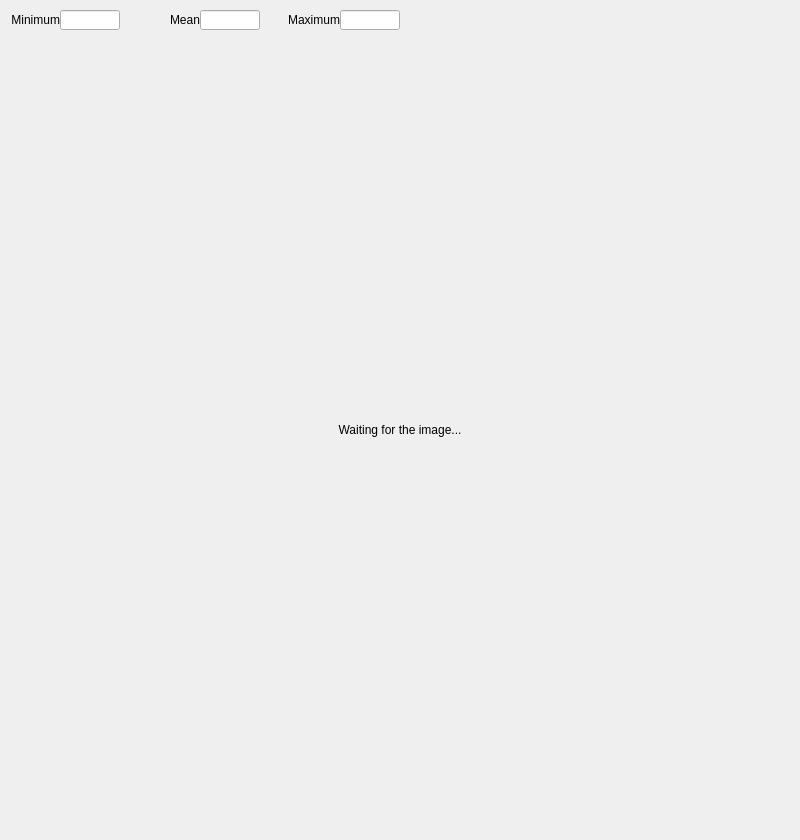
<?xml version="1.0" encoding="UTF-8"?>
<ui version="4.0">
 <class>imageview</class>
 <widget class="QWidget" name="imageview">
  <property name="geometry">
   <rect>
    <x>0</x>
    <y>0</y>
    <width>800</width>
    <height>840</height>
   </rect>
  </property>
  <property name="windowTitle">
   <string>Form</string>
  </property>
  <widget class="QLabel" name="labelImage">
   <property name="geometry">
    <rect>
     <x>0</x>
     <y>30</y>
     <width>800</width>
     <height>800</height>
    </rect>
   </property>
   <property name="text">
    <string>Waiting for the image...</string>
   </property>
   <property name="alignment">
    <set>Qt::AlignCenter</set>
   </property>
  </widget>
  <widget class="QLabel" name="labelMin">
   <property name="geometry">
    <rect>
     <x>0</x>
     <y>10</y>
     <width>60</width>
     <height>20</height>
    </rect>
   </property>
   <property name="text">
    <string>Minimum</string>
   </property>
   <property name="alignment">
    <set>Qt::AlignRight|Qt::AlignTrailing|Qt::AlignVCenter</set>
   </property>
  </widget>
  <widget class="QLabel" name="labelMean">
   <property name="geometry">
    <rect>
     <x>140</x>
     <y>10</y>
     <width>60</width>
     <height>20</height>
    </rect>
   </property>
   <property name="text">
    <string>Mean</string>
   </property>
   <property name="alignment">
    <set>Qt::AlignRight|Qt::AlignTrailing|Qt::AlignVCenter</set>
   </property>
  </widget>
  <widget class="QLabel" name="labelMax">
   <property name="geometry">
    <rect>
     <x>280</x>
     <y>10</y>
     <width>60</width>
     <height>20</height>
    </rect>
   </property>
   <property name="text">
    <string>Maximum</string>
   </property>
   <property name="alignment">
    <set>Qt::AlignRight|Qt::AlignTrailing|Qt::AlignVCenter</set>
   </property>
  </widget>
  <widget class="QLineEdit" name="lineEditMin">
   <property name="geometry">
    <rect>
     <x>60</x>
     <y>10</y>
     <width>60</width>
     <height>20</height>
    </rect>
   </property>
   <property name="readOnly">
    <bool>true</bool>
   </property>
  </widget>
  <widget class="QLineEdit" name="lineEditMean">
   <property name="geometry">
    <rect>
     <x>200</x>
     <y>10</y>
     <width>60</width>
     <height>20</height>
    </rect>
   </property>
   <property name="readOnly">
    <bool>true</bool>
   </property>
  </widget>
  <widget class="QLineEdit" name="lineEditMax">
   <property name="geometry">
    <rect>
     <x>340</x>
     <y>10</y>
     <width>60</width>
     <height>20</height>
    </rect>
   </property>
   <property name="readOnly">
    <bool>true</bool>
   </property>
  </widget>
 </widget>
 <resources/>
 <connections/>
</ui>
